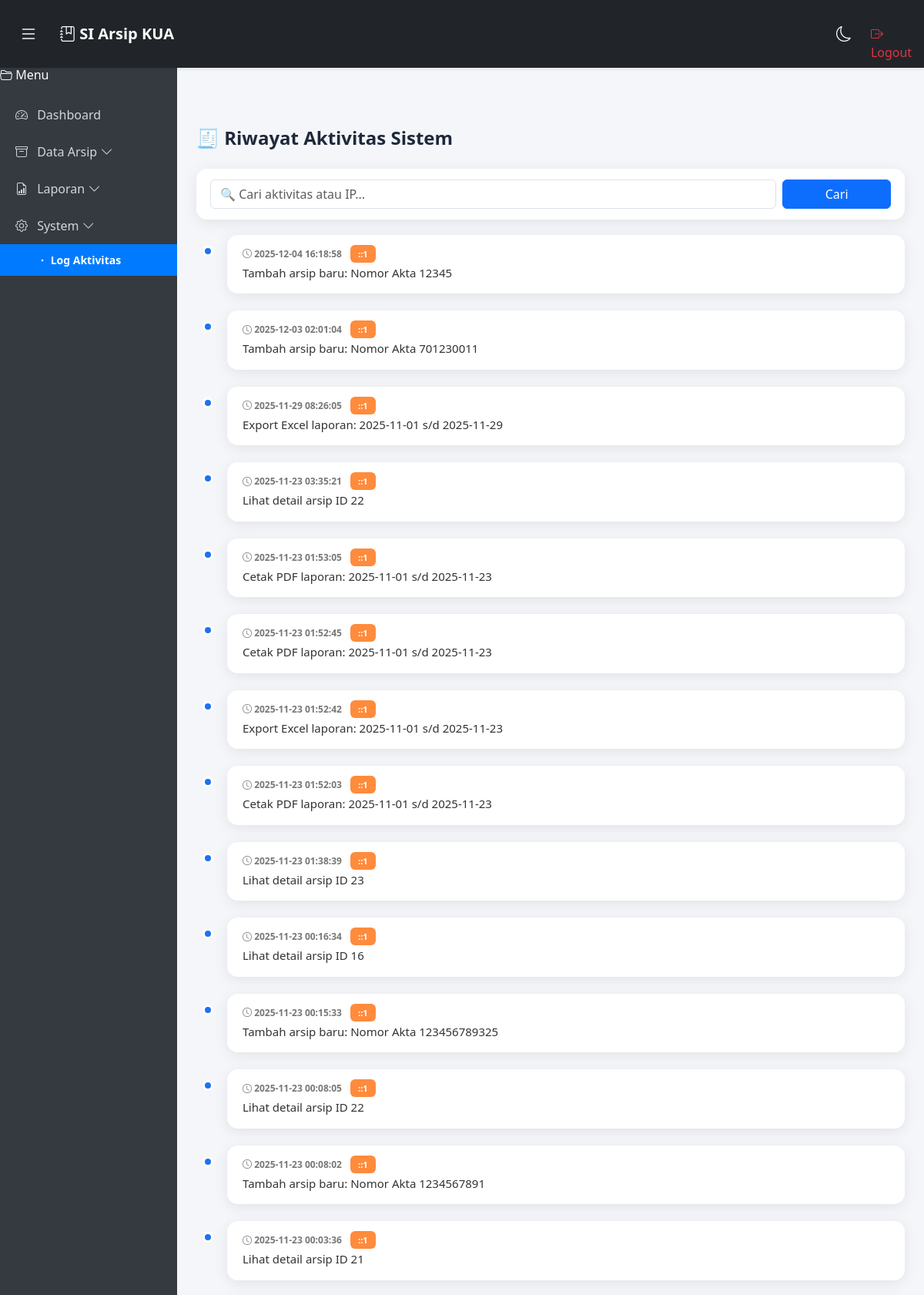
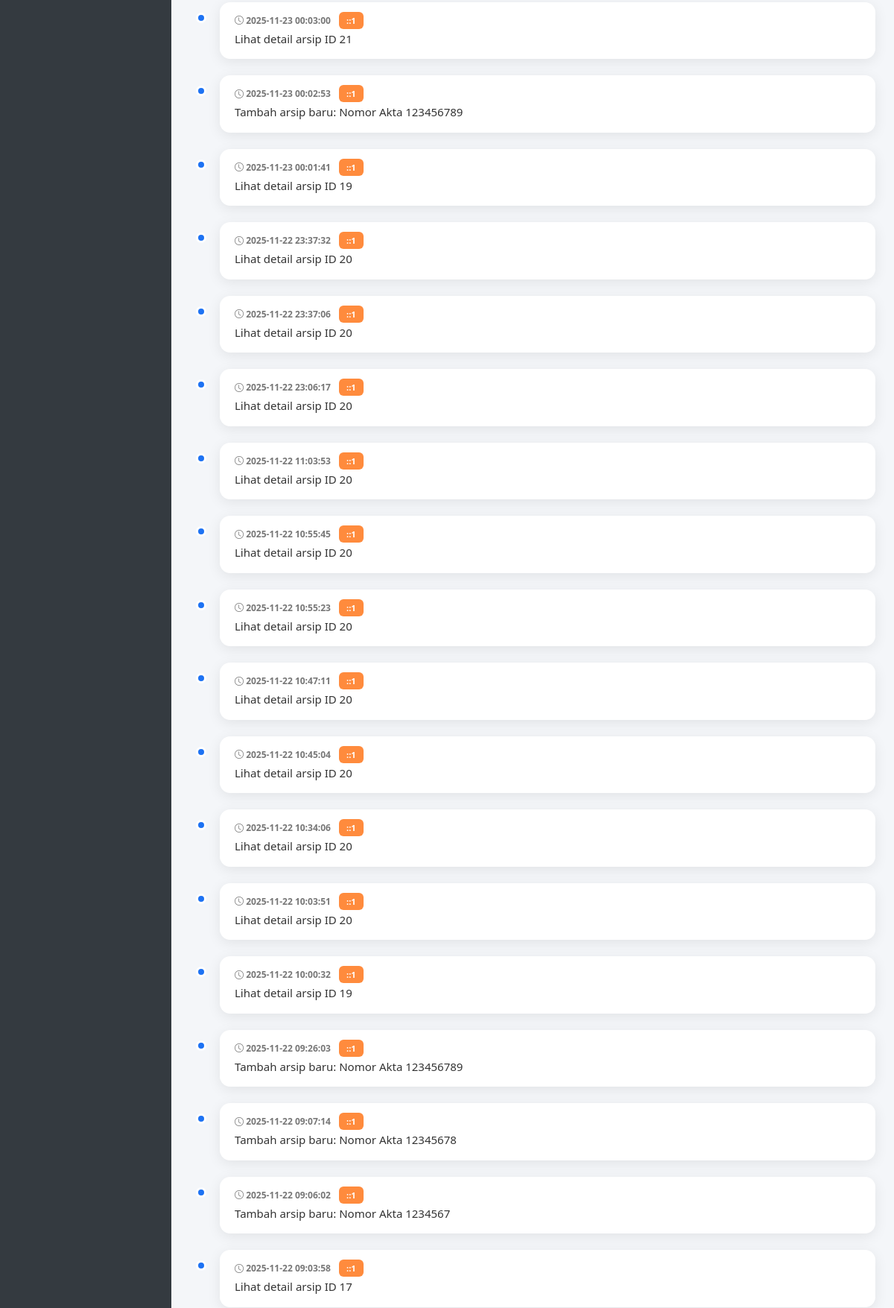
/index.php?page=log (signed in, upper part), run on the app's committed database (2 pictures, top to bottom).
### tables this page shows
CREATE TABLE `log_activity` (
  `id` int NOT NULL,
  `user_ip` varchar(50) DEFAULT NULL,
  `activity` varchar(255) DEFAULT NULL,
  `created_at` timestamp NULL DEFAULT CURRENT_TIMESTAMP
);

### views/log.php (the view, shortened to what this page needs)
<?php require 'header.php'; ?>
<head>
    <link rel="stylesheet" href="assets/css/log.css">
</head>
<h3 class="page-title">🧾 Riwayat Aktivitas Sistem</h3>
<div class="search-box mb-3">
    <form method="get" class="row g-2">
        <div class="col-md-10">
            <input type="text" name="q" class="form-control"
                   placeholder="🔍 Cari aktivitas atau IP..."
                   value="<?= htmlspecialchars($_GET['q'] ?? '') ?>">
        </div>
        <div class="col-md-2">
            <button class="btn btn-primary w-100">Cari</button>
        </div>
    </form>
</div>
<?php
$q = trim($_GET['q'] ?? '');
if ($q === '') {
    $stmt = $pdo->query("SELECT * FROM log_activity ORDER BY created_at DESC LIMIT 200");
}
$rows = $stmt->fetchAll();
?>
<?php if(empty($rows)): ?>
    <div class="alert alert-info">Belum ada log aktivitas.</div>
<?php else: ?>
<div class="timeline">
<?php foreach ($rows as $index => $r): ?>
    <div class="timeline-item animate-item" style="animation-delay: <?= $index * 0.08 ?>s">
        <div class="timeline-marker"></div>
        <div class="t-time">
            <i class="bi bi-clock"></i> <?= $r['created_at'] ?>
            <span class="badge-ip"><?= $r['user_ip'] ?></span>
        </div>
        <div class="t-body">
            <?= htmlspecialchars($r['activity']) ?>
        </div>
    </div>
<?php endforeach; ?>
</div>
<?php endif; ?>
<?php require 'footer.php'; ?>

### assets/css/styles.css (style rules this page uses)
body { background: #f4f6f9; font-family: "Segoe UI", sans-serif; padding-top: 70px; }
.page-title { font-size: 26px; font-weight: 800; margin-bottom: 18px; color: #1e293b; }

### assets/css/log.css (style rules this page uses)
.page-title { font-size: 24px; font-weight: 700; margin-bottom: 25px; }
.timeline { position: relative; margin: 20px 0; padding-left: 40px; }
.timeline::before { animation: pulseLine 1.8s infinite ease-in-out; }
.timeline-item { position: relative; margin-bottom: 22px; padding: 16px 20px; background: #ffffff; border-radius: 14px; box-shadow: 0 4px 18px rgba(0,0,0,0.08); transition: 0.2s; }
.timeline-marker { position: absolute; left: -32px; top: 14px; width: 14px; height: 14px; background: #1d72f3; border-radius: 50%; border: 3px solid #ffffff; }
.t-time { font-size: 12px; color: #777; font-weight: 600; }
.t-body { margin-top: 4px; font-size: 15px; font-weight: 500; color: #333; }
.badge-ip { background: #ff8b3d; padding: 4px 10px; font-size: 11px; font-weight: 700; border-radius: 6px; color: #fff; margin-left: 8px; }
.search-box { background: #ffffff; padding: 14px 18px; border-radius: 14px; box-shadow: 0 4px 20px rgba(0,0,0,0.08); margin-bottom: 20px; }
.animate-item { animation: fadeSlideUp 0.5s ease-out forwards; opacity: 0; }

### data on the page
log_activity: created_at "2025-12-04 16:18:58", user_ip "::1", activity "Tambah arsip baru: Nomor Akta 12345"
log_activity: created_at "2025-12-03 02:01:04", user_ip "::1", activity "Tambah arsip baru: Nomor Akta 701230011"
log_activity: created_at "2025-11-29 08:26:05", user_ip "::1", activity "Export Excel laporan: 2025-11-01 s/d 2025-11-29"
log_activity: created_at "2025-11-23 03:35:21", user_ip "::1", activity "Lihat detail arsip ID 22"
log_activity: created_at "2025-11-23 01:53:05", user_ip "::1", activity "Cetak PDF laporan: 2025-11-01 s/d 2025-11-23"
log_activity: created_at "2025-11-23 01:52:45", user_ip "::1", activity "Cetak PDF laporan: 2025-11-01 s/d 2025-11-23"
log_activity: created_at "2025-11-23 01:52:42", user_ip "::1", activity "Export Excel laporan: 2025-11-01 s/d 2025-11-23"
log_activity: created_at "2025-11-23 01:52:03", user_ip "::1", activity "Cetak PDF laporan: 2025-11-01 s/d 2025-11-23"
log_activity: created_at "2025-11-23 01:38:39", user_ip "::1", activity "Lihat detail arsip ID 23"
log_activity: created_at "2025-11-23 00:16:34", user_ip "::1", activity "Lihat detail arsip ID 16"
log_activity: created_at "2025-11-23 00:15:33", user_ip "::1", activity "Tambah arsip baru: Nomor Akta 123456789325"
log_activity: created_at "2025-11-23 00:08:05", user_ip "::1", activity "Lihat detail arsip ID 22"
log_activity: created_at "2025-11-23 00:08:02", user_ip "::1", activity "Tambah arsip baru: Nomor Akta 1234567891"
log_activity: created_at "2025-11-23 00:03:36", user_ip "::1", activity "Lihat detail arsip ID 21"
log_activity: created_at "2025-11-23 00:03:00", user_ip "::1", activity "Lihat detail arsip ID 21"
log_activity: created_at "2025-11-23 00:02:53", user_ip "::1", activity "Tambah arsip baru: Nomor Akta 123456789"
log_activity: created_at "2025-11-23 00:01:41", user_ip "::1", activity "Lihat detail arsip ID 19"
log_activity: created_at "2025-11-22 23:37:32", user_ip "::1", activity "Lihat detail arsip ID 20"
log_activity: created_at "2025-11-22 23:37:06", user_ip "::1", activity "Lihat detail arsip ID 20"
log_activity: created_at "2025-11-22 23:06:17", user_ip "::1", activity "Lihat detail arsip ID 20"
log_activity: created_at "2025-11-22 11:03:53", user_ip "::1", activity "Lihat detail arsip ID 20"
log_activity: created_at "2025-11-22 10:55:45", user_ip "::1", activity "Lihat detail arsip ID 20"
log_activity: created_at "2025-11-22 10:55:23", user_ip "::1", activity "Lihat detail arsip ID 20"
log_activity: created_at "2025-11-22 10:47:11", user_ip "::1", activity "Lihat detail arsip ID 20"
log_activity: created_at "2025-11-22 10:45:04", user_ip "::1", activity "Lihat detail arsip ID 20"
log_activity: created_at "2025-11-22 10:34:06", user_ip "::1", activity "Lihat detail arsip ID 20"
log_activity: created_at "2025-11-22 10:03:51", user_ip "::1", activity "Lihat detail arsip ID 20"
log_activity: created_at "2025-11-22 10:00:32", user_ip "::1", activity "Lihat detail arsip ID 19"
log_activity: created_at "2025-11-22 09:26:03", user_ip "::1", activity "Tambah arsip baru: Nomor Akta 123456789"
log_activity: created_at "2025-11-22 09:07:14", user_ip "::1", activity "Tambah arsip baru: Nomor Akta 12345678"
log_activity: created_at "2025-11-22 09:06:02", user_ip "::1", activity "Tambah arsip baru: Nomor Akta 1234567"
log_activity: created_at "2025-11-22 09:03:58", user_ip "::1", activity "Lihat detail arsip ID 17"
